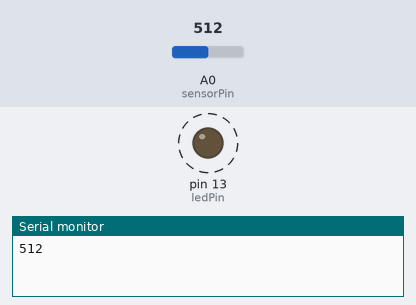
Simulated run of this sketch. Board: Arduino Uno, built with avr-gcc and run on an emulated ATmega328P. Shown: output pins drawn as LEDs (lit = HIGH), the last lines printed to the serial monitor. Dashed ring = blinking. The test bench sets the inputs (shaded band); at power-on: A0 (sensorPin) = 512.

Above: at 1.8 s.
1.9 s: A0 (sensorPin) set to 0
At 3.3 s:
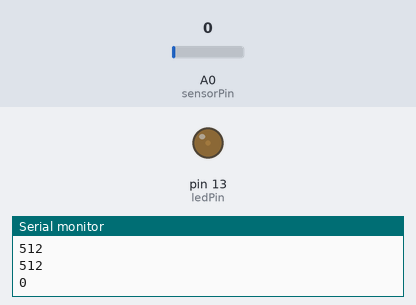
3.6 s: A0 (sensorPin) set to 122
At 3.9 s:
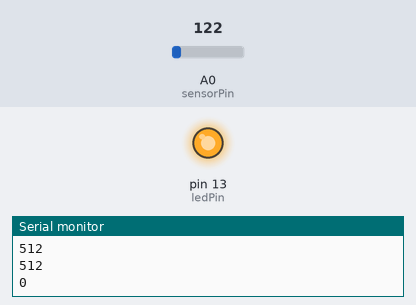
Timing chart, 0 to 13.1 s (numbered marks = the images above; inputs shaded):
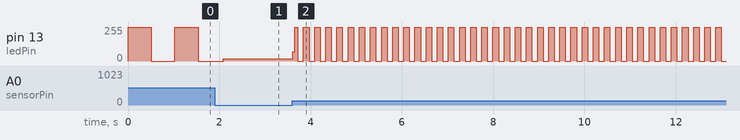

Measured:
- after the input at 3.6 s, pin 13 (ledPin): 16/255 → 71/255 at once, then moves between 0/255 and 255/255, repeating every 0.24 s
- by itself, pin 13 (ledPin): alternates 255/255 for 0.51 s and 0/255 for 0.51 s

The sketch:

e01_LightBlinkRate.ino
```cpp
/*

Example sketch 02

POTENTIOMETER

  Measure the position of a potentiometer and use it to
  control the blink rate of an LED. Turn the knob to make
  it blink faster or slower!

What's a potentiometer?

  A potentiometer, or "pot" for short, is a control knob.
  It's the same type of control you'd use to change volume,
  dim a lamp, etc. A potentiometer changes resistance as it
  is turned. By using it as a "voltage divider", the Arduino
  can sense the position of the knob, and use that value to
  control whatever you wish (like the blink rate of an LED,
  as we're doing here).

Hardware connections:

  Potentiometer:

    Potentiometers have three pins. When we're using it as a
    voltage divider, we connect the outside pins to power and
    ground. The middle pin will be the signal (a voltage which
    varies from 0 Volts to 5 Volts depending on the position of
    the knob).

    Connect the middle pin to ANALOG IN pin 0 on the Arduino.
    Connect one of the outside pins to 5V.
    Connect the other outside pin to GND.

    (TIP: if once your program is running, the knob feels
    "backwards", you can swap the 5V and GND pins to reverse
    the direction.)

  LED:

    Most Arduinos already have an LED and resistor connected to
    pin 13, so you may not need any additional circuitry.

    But if you'd like to connect a second LED to pin 13, or use
    a different pin, follow these steps:

      Connect the positive side of your LED (longer leg) to
      Arduino digital pin 13 (or another digital pin, but don't
      forget to change the code to match).

      Connect the negative side of your LED (shorter leg) to a
      330 Ohm resistor (orange-orange-brown).

      Connect the other side of the resistor to ground.

This sketch was written by SparkFun Electronics,
with lots of help from the Arduino community.
This code is completely free for any use.
Visit http://www.arduino.cc to learn about the Arduino.

Version 2.0 6/2012 MDG
*/


// Welcome back! In this sketch we'll start using "variables".

// A variable is a named number. We'll often use these to store
// numbers that change, such as measurements from the outside
// world, or to make a sketch easier to understand (sometimes a
// descriptive name makes more sense than looking at a number).

// Variables can be different "data types", which is the kind of
// number we're using (can it be negative? Have a decimal point?)
// We'll introduce more data types later, but for the moment we'll
// stick with good old "integers" (called "int" in your sketch).

// Integers are whole numbers (0, 3, 5643), can be negative, and
// for reasons we won't go into right now, can range from -32768
// to 32767. (Don't worry, if you need to work with larger numbers,
// there are other data types for that. See:
// http://arduino.cc/en/Reference/VariableDeclaration
// for a list of all the data types you can use).

// You must "declare" variables before you use them, so that the
// computer knows about them. Here we'll declare two integer
// variables, and at the same time, initialize them to specific
// values. We're doing this so that further down, we can refer to
// the pins by name rather than number.

// Note that variable names are case-sensitive! If you get an
// "(variable) was not declared in this scope" error, double-check
// that you typed the name correctly.

// Here we're creating a variable called "sensorPin" of type "int"
// and initializing it to have the value "0":

#include <TimedAction.h>

int sensorPin = 0;    // The potentiometer is connected to
                      // analog pin 0

int ledPin = 13;      // The LED is connected to digital pin 13

int sensorValue = 0;

// One more thing. If you declare variables outside of a function,
// as we have here, they are called "global variables" and can be
// seen by all the functions. If you declare variables within a
// function, they can only be seen within that function. It's good
// practice to "limit the scope" of a variable whenever possible,
// but as we're getting started, global variables are just fine.

void printNumber()
{
  Serial.println(sensorValue);
}

TimedAction printThread = TimedAction(1000, printNumber);

void setup() // this function runs once when the sketch starts up
{
  // We'll be using pin 13 to light a LED, so we must configure it
  // as an output.

  // Because we already created a variable called ledPin, and
  // set it equal to 13, we can use "ledPin" in place of "13".
  // This makes the sketch easier to follow.

  pinMode(ledPin, OUTPUT);

  Serial.begin(9600);

  // The above line is the same as "pinMode(13, OUTPUT);"

  // You might be wondering why we're not also configuring
  // sensorPin as an input. The reason is that this is an
  // "analog in" pin. These pins have the special ability to
  // read varying voltages from sensors like the potentiometer.
  // Since they're always used as inputs, there is no need to
  // specifically configure them.
}


void loop() // this function runs repeatedly after setup() finishes
{
  // First we'll declare another integer variable
  // to store the value of the potentiometer:

  //int sensorValue;

  // The potentiometer is set up as a voltage divider, so that
  // when you turn it, the voltage on the center pin will vary
  // from 0V to 5V. We've connected the center pin on the
  // potentiometer to the Arduino's analog input 0.

  // The Arduino can read external voltages on the analog input
  // pins using a built-in function called analogRead(). This
  // function takes one input value, the analog pin we're using
  // (sensorPin, which we earlier set to 0). It returns an integer
  // number that ranges from 0 (0 Volts) to 1023 (5 Volts).
  // We're sticking this value into the sensorValue variable:

  printThread.check();

  sensorValue = analogRead(sensorPin);

  // Now we'll blink the LED like in the first example, but we'll
  // use the sensorValue variable to change the blink speed
  // (the smaller the number, the faster it will blink).

  // Note that we're using the ledPin variable here as well:

  digitalWrite(ledPin, HIGH);     // Turn the LED on

  delay(sensorValue);             // Pause for sensorValue
                                  // milliseconds

  digitalWrite(ledPin, LOW);      // Turn the LED off

  delay(sensorValue);             // Pause for sensorValue
                                  // milliseconds

  // Remember that loop() repeats forever, so we'll do all this
  // again and again.
}
```
